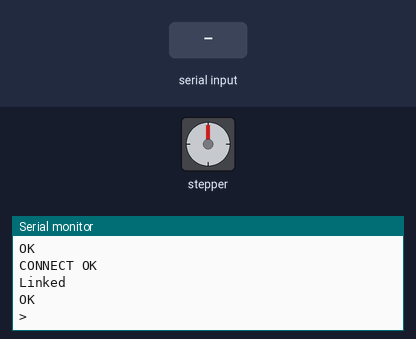
Bench run of a sketch on a simulated Arduino Uno, built with avr-gcc and run on an emulated ATmega328P. Shown: stepper motor, the last lines printed to the serial monitor. Wiring (inferred from the names in the program): stepper motor (2048 steps per turn assumed): coils pin 10, pin 11, pin 12, pin 13. The inputs (shaded band) are chosen by the test bench. The modem accepts every AT command (registered, SIM ready, sends succeed) and sends nothing else.

Above: at 13.6 s.
13.7 s: "Car+" received over the second serial link
At 14.1 s:
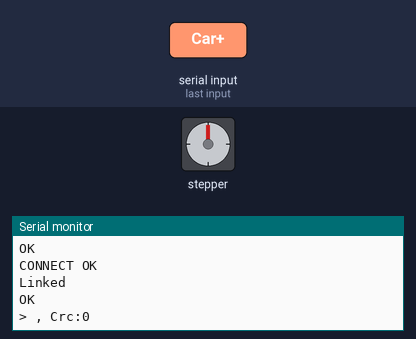
15.2 s: "S" received over the second serial link
At 16.4 s:
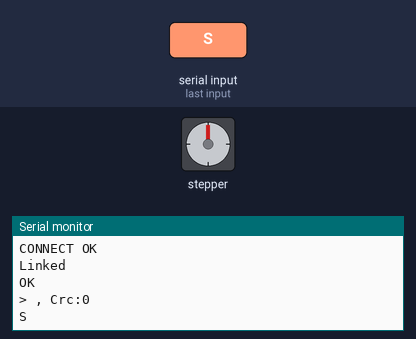
16.7 s: "1" received over the second serial link
At 17.6 s:
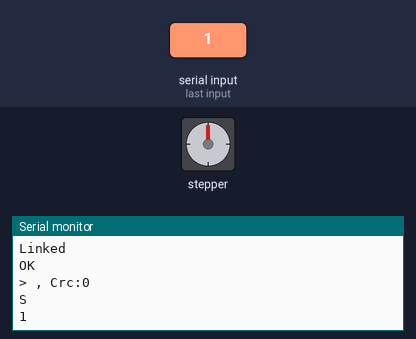
18.2 s: "90,45,200\n" received over the second serial link
At 18.7 s:
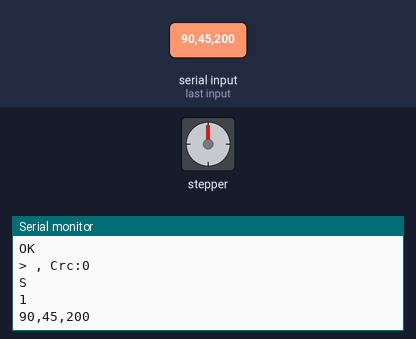
19.7 s: "90,45\n" received over the second serial link
At 20.9 s:
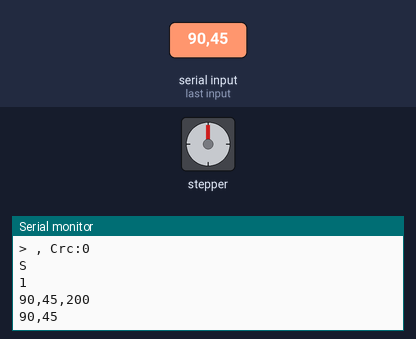
21.2 s: "Car+,45\n" received over the second serial link
At 22.2 s:
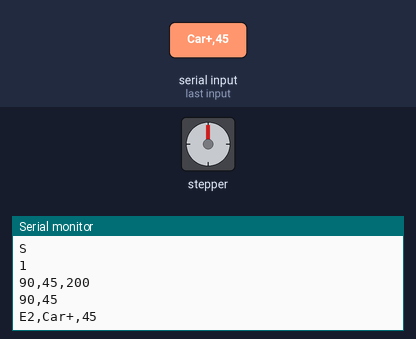

Measured:
- after the input at 13.7 s, the serial monitor: prints a new line after 0.05 s (image 1)
- after the input at 15.2 s, the serial monitor: prints a new line after 0.05 s (image 2)
- after the input at 16.7 s, the serial monitor: prints a new line after 0.05 s (image 3)
- after the input at 18.2 s, the serial monitor: prints a new line after 0.05 s (image 4)
- after the input at 19.7 s, the serial monitor: prints a new line after 0.05 s (image 5)
- after the input at 21.2 s, the serial monitor: prints a new line after 0.05 s (image 6)

The sketch:

stepper.ino
```cpp
#include "AccelStepper.h"
#include <SoftwareSerial.h>
// #include <Stepper.h>

// WIFI
SoftwareSerial wifiSerial(8, 9); // RX(ESP8266-TX), TX(ESP8266-RX)
bool needReconnect = false;

// 电机步进方式定义
#define FULLSTEP 4    //全步进参数
#define HALFSTEP 8    //半步进参数

// 一号28BYJ48连接的ULN2003电机驱动板引脚
#define stepper1Pin1 4
#define stepper1Pin2 5
#define stepper1Pin3 6
#define stepper1Pin4 7

// 二号28BYJ48连接的ULN2003电机驱动板引脚
#define stepper2Pin1 10
#define stepper2Pin2 11
#define stepper2Pin3 12
#define stepper2Pin4 13

AccelStepper stepper1(FULLSTEP, stepper1Pin1, stepper1Pin3, stepper1Pin2, stepper1Pin4);
AccelStepper stepper2(FULLSTEP, stepper2Pin1, stepper2Pin3, stepper2Pin2, stepper2Pin4);

long stepper1Step = 0;
bool stepper1Work = false;
long stepper2Step = 0;
bool stepper2Work = false;

void setup() {
  Serial.begin(9600);

  // Init motor
  pinMode(stepper1Pin1, OUTPUT);
  pinMode(stepper1Pin2, OUTPUT);
  pinMode(stepper1Pin3, OUTPUT);
  pinMode(stepper1Pin4, OUTPUT);
  pinMode(stepper2Pin1, OUTPUT);
  pinMode(stepper2Pin2, OUTPUT);
  pinMode(stepper2Pin3, OUTPUT);
  pinMode(stepper2Pin4, OUTPUT);
  stepper1.setMaxSpeed(500.0); // 1号电机最大速度500
  stepper1.setAcceleration(50.0); // 1号电机加速度50.0
  stepper2.setMaxSpeed(500.0);
  stepper2.setAcceleration(50.0);

  // Init wifi
  Serial.println("Init wifi");
  wifiSerial.begin(9600);
  wifiSerial.print("+++"); // 退出tcp透传模式，用println会出错
  wifiSerial.end();
  delay(500);
  wifiSerial.begin(115200);
  wifiSerial.print("+++");
  delay(1000);
  wifiSerial.println("AT+RST");   // 初始化重启一次esp8266
  echo();
  delay(1000);

  // Reset BOUD rate
  wifiSerial.println("AT+RST");   // 初始化重启一次esp8266
  echo();
  delay(1500);
  wifiSerial.println("AT+UART_CUR=9600,8,1,0,1");
  echo();
  delay(100);
  wifiSerial.end();
  wifiSerial.begin(9600);
  wifiSerial.println("AT+UART_CUR?");
  echo();
  delay(100);

  // 连接
  wifiSerial.println("AT");
  echo();
  delay(500);
  wifiSerial.println("AT+CWMODE=1");  // 设置Wi-Fi模式
  echo();
  wifiSerial.println("AT+CWJAP=\"Arton_2.4G\",\"lfy1331YFL\"");  // 连接Wi-Fi
  echo();
  delay(5000);

  // 进入TCP透传模式
  wifiSerial.println("AT+CIPMODE=1");
  echo();
  delay(100);
  wifiSerial.println("AT+CIPSTART=\"TCP\",\"192.168.2.100\",17888");  // 连接服务器的端口
  delay(1000);
  echo();
  wifiSerial.println("AT+CIPSEND"); // 进入TCP透传模式，接下来发送的所有消息都会发送给服务器
  echo();
  delay(1000);

  // Send init msg
  wifiSerial.println("Arton");
}

// 读取WIFI消息
void echo() {
  delay(50);
  while (wifiSerial.available()) {
    Serial.write(wifiSerial.read());
  }
}

// 读取TCP透传消息
String readWIFISerial() {
  delay(50);
  String data = "";
  while (wifiSerial.available()) {
    data += char(wifiSerial.read());
  }
  return data;
}

byte getCRC8(String str) {
  byte crc = 0x00;
  for (int i = 0; i < str.length(); i++) {
    byte extract = str.charAt(i);
    for (byte tempI = 8; tempI; tempI--) {
      byte sum = (crc ^ extract) & 0x01;
      crc >>= 1;
      if (sum) {
        crc ^= 0x8C;
      }
      extract >>= 1;
    }
  }
  return crc;
}

// 处理WIFI消息
void processWIFI() {
  // 断线重连
  if (needReconnect) {
    needReconnect = false;
    wifiSerial.print("+++"); // 退出tcp透传模式，用println会出错
    delay(1000);
  }

  // 处理消息
  if (wifiSerial.available()) {
    String msg = readWIFISerial();
    long msgLength = msg.length();
    long dataLength = msgLength - 4;
    if (msg.startsWith("Car+")) {
      int crc1 = msg.substring(dataLength + 1, msgLength).toInt();
      byte crc2 = getCRC8(msg.substring(0, dataLength));
      if (crc1 != crc2) {
        Serial.println("E2," + msg);
        return;
      }

      char order1 = msg.charAt(4), order2 = msg.charAt(5);
      String tmp = String(order1) + String(order2) + ", Crc:" + String(crc2);
      Serial.println(tmp);

      int v = 0;
      switch (order1) {
        // Motor
        case 'M':
          switch (order2) {
            case 'F': // Forward
              break;
            case 'B': // Backward
              break;
            case 'L': // Left
              break;
            case 'R': // Right
              break;
            case 'S': // Stop
              break;
          }
          break;

        // Stepper
        case 'S':
          switch (order2) {
            case '1': // Stepper1
              stepper1Step = msg.substring(6, dataLength).toInt();
              stepper1Work = true;
              stepper1.moveTo(stepper1Step); // 2048 for one revolution
              Serial.println("1 From " + String(stepper1.currentPosition()) + ", To:" + String(stepper1Step) + ", Crc:" + String(crc2));
              break;
            case '2': // Stepper2
              stepper2Step = msg.substring(6, dataLength).toInt();
              stepper2Work = true;
              stepper2.moveTo(stepper2Step); // 2048 for one revolution
              Serial.println("2 From " + String(stepper2.currentPosition()) + ", To:" + String(stepper2Step) + ", Crc:" + String(crc2));
              break;
          }
          break;
      }
    } else {
      Serial.println(msg);
    }
  }
}

void processStepper() {
  if (stepper1Work) {
    if (stepper1Step != stepper1.currentPosition()) {
      stepper1.run();
    } else {
      stepper1Work = false;

      // 强制拉低减少损耗
      digitalWrite(stepper1Pin1, LOW);
      digitalWrite(stepper1Pin2, LOW);
      digitalWrite(stepper1Pin3, LOW);
      digitalWrite(stepper1Pin4, LOW);
    }
  }
  if (stepper2Work) {
    if (stepper2Step != stepper2.currentPosition()) {
      stepper2.run();
    } else {
      stepper2Work = false;

      // 强制拉低减少损耗
      digitalWrite(stepper2Pin1, LOW);
      digitalWrite(stepper2Pin2, LOW);
      digitalWrite(stepper2Pin3, LOW);
      digitalWrite(stepper2Pin4, LOW);
    }
  }
}

void loop() {
  // WIFI read
  processWIFI();

  // WIFI write
  if (Serial.available()) {
    wifiSerial.write(Serial.read());
  }

  processStepper();
}
```
